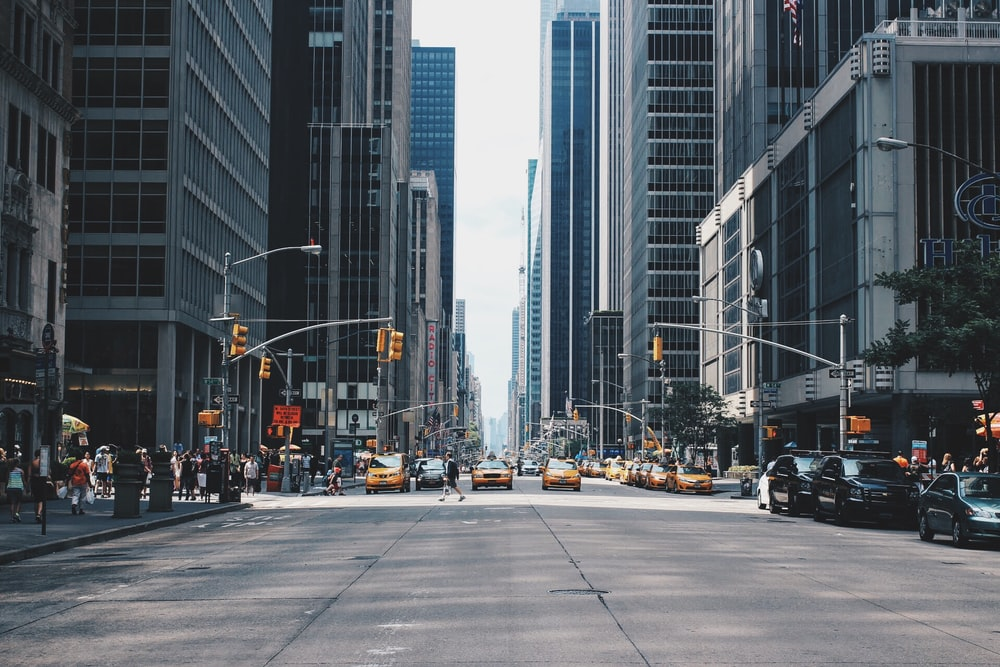
#> input picture city.jpeg, 1000 x 667 px
$ jupyter execute 'numpy note.ipynb'
#> lines starting #> are read from the running program, lines starting #| are printed output that depends on the picture
[cell 1]
import numpy as np

[cell 2]
arr = np.random.random((2, 3))

[cell 3]
arr.ravel()

[cell 4]
arr.reshape(-1)

[cell 5]
# arr.ravel() is equivalent to arr.reshape(-1)

[cell 6]
arr_reshape = arr.reshape(-1)

[cell 7]
# reshape is just a new view of the data, NOT A COPY

[cell 8]
arr, arr_reshape

[cell 9]
arr[0] = 100

[cell 10]
arr, arr_reshape

[cell 11]
arr_slice = arr[0, 0:2]

[cell 12]
arr_slice

[cell 13]
arr_slice[0] = 300

[cell 14]
arr, arr_reshape, arr_slice

[cell 15]
import matplotlib.pyplot as plt

[cell 16]
x = np.arange(0, 3 * np.pi, 0.1)
y = np.sin(x)

[cell 17]
plt.plot(x, y)
plt.show()
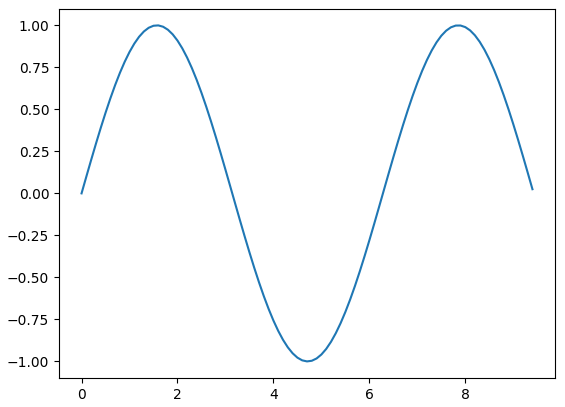
#> figure drawn by matplotlib, 1 panel; curve peaks at x = 1.6, y = 1

[cell 18]
plt.figure()
plt.plot(x, np.sin(x))
plt.plot(x, np.cos(x))
plt.xlabel("x axis label")
plt.ylabel("y axis label")
plt.legend(["Sin", "Cos"])
plt.show()
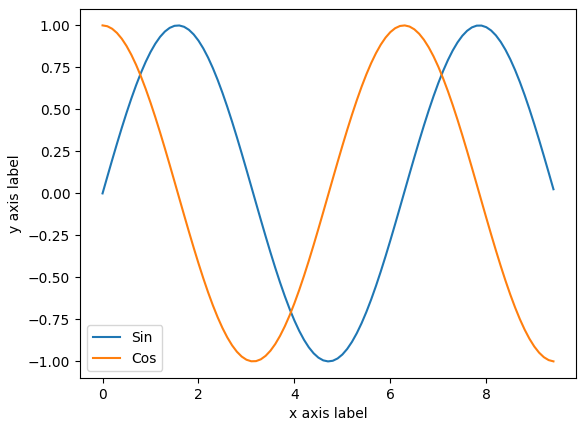
#> figure drawn by matplotlib, 1 panel; curve peaks at x = 1.6, y = 1; curve peaks at x = 0, y = 1

[cell 19]
plt.subplot(2, 1, 1)
plt.plot(x, np.sin(x))
plt.title("SIN")
plt.subplot(2, 1, 2)
plt.plot(x, np.cos(x))
plt.title("COS")
plt.show()
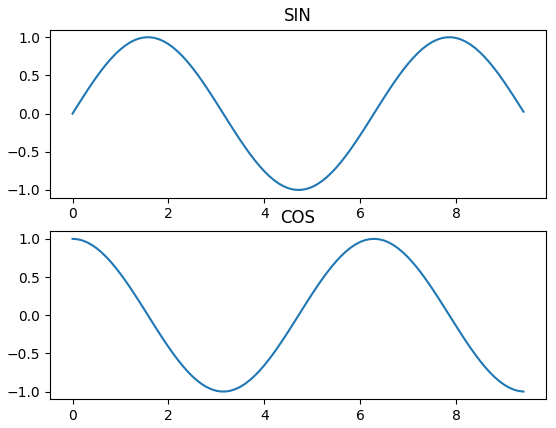
#> figure drawn by matplotlib, 2 panels; panel 1: curve peaks at x = 1.6, y = 1; panel 2: curve peaks at x = 0, y = 1

[cell 20]
from scipy.signal import convolve2d as conv2d
import cv2

[cell 21]
image = cv2.imread("city.jpeg")
#> image is the input picture: shape (667, 1000, 3); mean B, G, R 103.3, 97.5, 91.7

[cell 22]
v_edge = np.array([-1, 0, 1]).reshape(1, 3)
h_edge = v_edge.reshape(3, 1)
k_size = 15
blur = np.ones((k_size, k_size)) / (k_size ** 2)

sharpen = np.array([
    [0, -1, 0],
    [-1, 5, -1],
    [0, -1, 0]
])

edge = np.array([
    [0, -1, 0],
    [-1, 4, -1],
    [0, -1, 0]
])

[cell 23]
gray_image = cv2.cvtColor(image, cv2.COLOR_BGR2GRAY).astype(np.float32) / 255.0
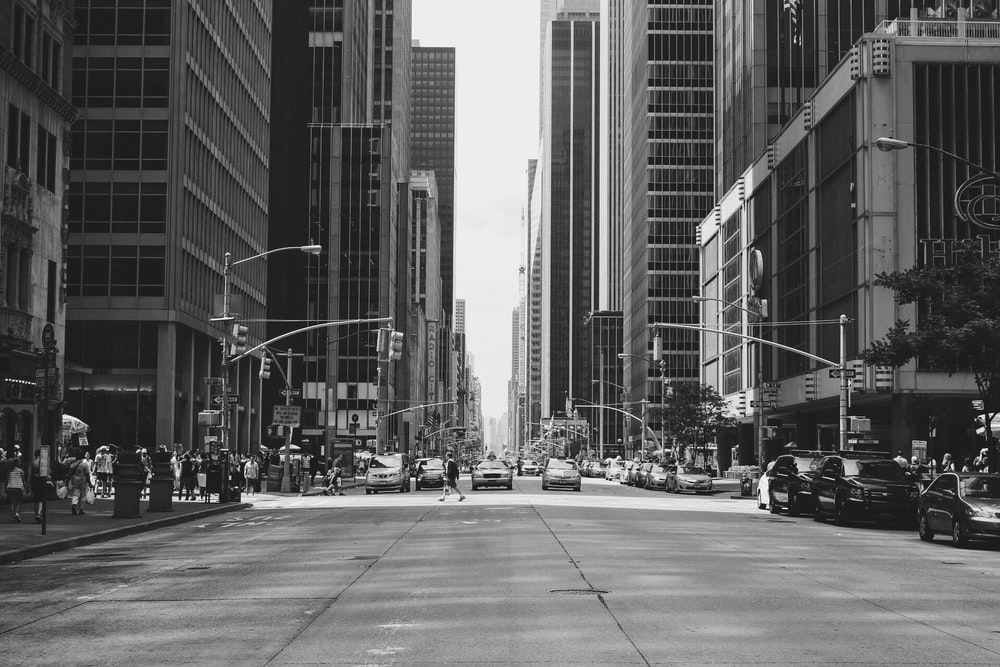
#> gray_image: shape (667, 1000) float32; min 0.00392, max 1, mean 0.378

def conver_imagge(image):
    return (np.clip(image, 0, 1.0) * 255.0).astype(np.uint8)

v_edge_image = conver_imagge(conv2d(gray_image, v_edge))
h_edge_image = conver_imagge(conv2d(gray_image, h_edge))
#> in conver_imagge (call 2), `return (np.clip(image, 0, 1.0) * 255.0).astype(np.uint8)`:
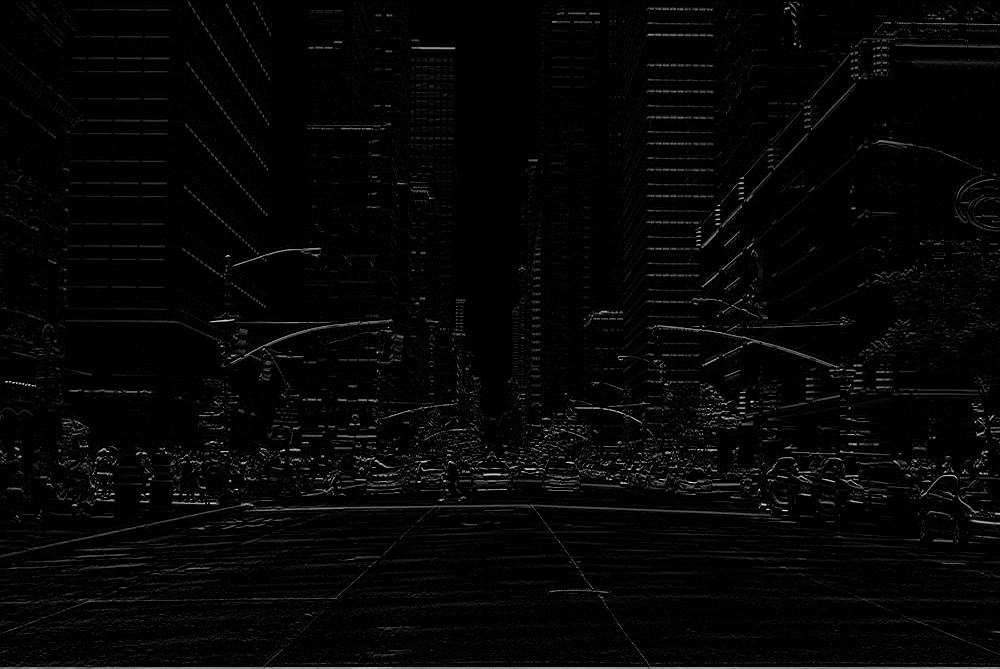
#> returned value: shape (669, 1000); min 0, max 243, mean 5.8
blur_image = conver_imagge(conv2d(gray_image, blur))
#> in conver_imagge (call 3), `return (np.clip(image, 0, 1.0) * 255.0).astype(np.uint8)`:
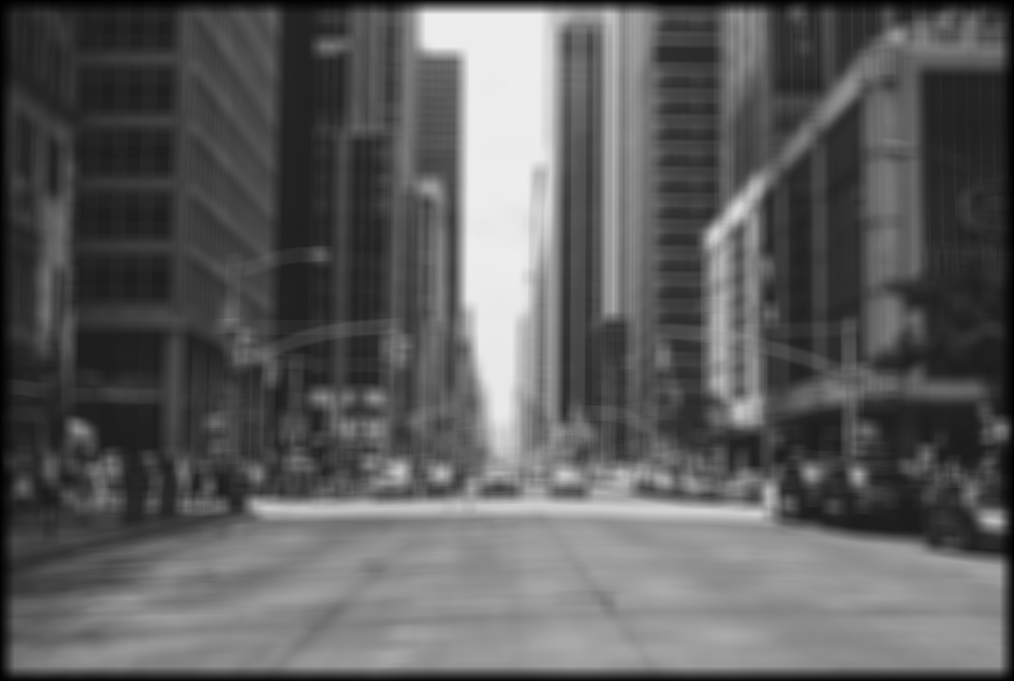
#> returned value: shape (681, 1014); min 0, max 237, mean 92.7
sharp_image = conver_imagge(conv2d(gray_image, sharpen))
#> in conver_imagge (call 4), `return (np.clip(image, 0, 1.0) * 255.0).astype(np.uint8)`:
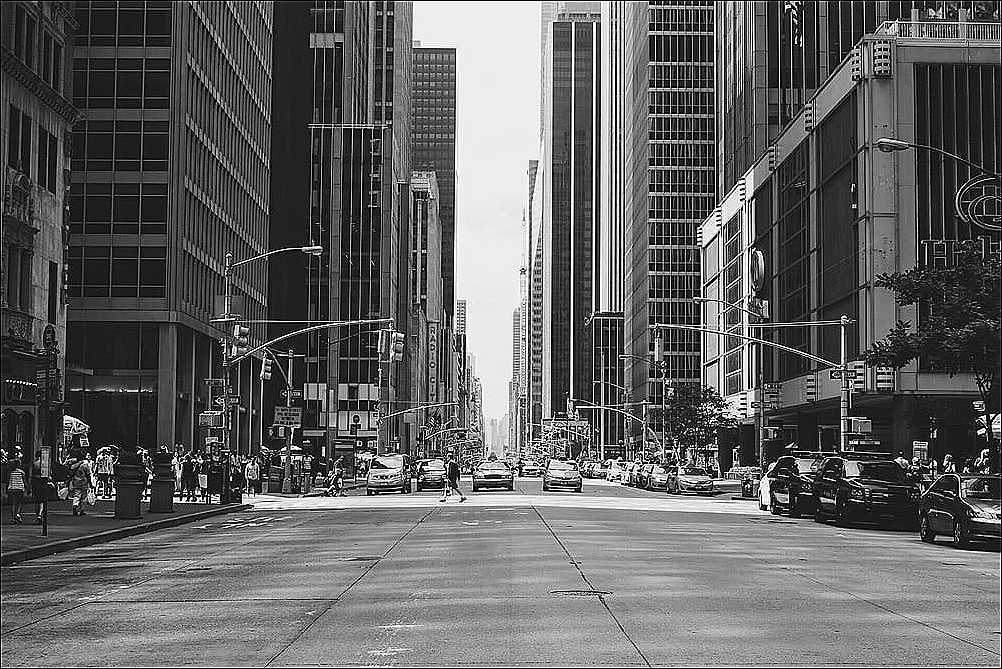
#> returned value: shape (669, 1002); min 0, max 255, mean 97.3
edgeimage = conver_imagge(conv2d(gray_image, edge))
#> in conver_imagge (call 5), `return (np.clip(image, 0, 1.0) * 255.0).astype(np.uint8)`:
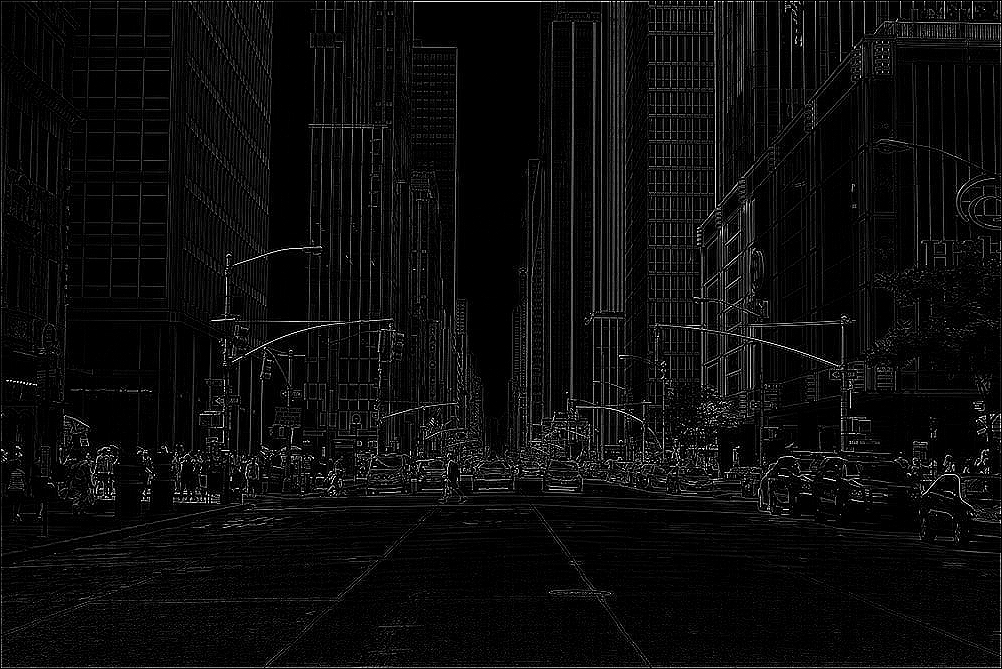
#> returned value: shape (669, 1002); min 0, max 255, mean 12.3

[cell 24]
plt.imshow(conver_imagge(gray_image))

$ run again, with left01.jpg copied over city.jpeg
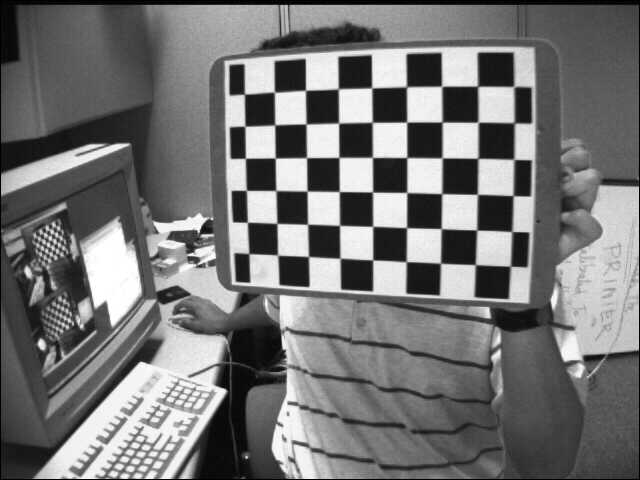
#> input picture left01.jpg, 640 x 480 px
#> image is the input picture: shape (480, 640, 3); min 0, max 255, mean 116.6
#> in conver_imagge (call 3), `return (np.clip(image, 0, 1.0) * 255.0).astype(np.uint8)`:
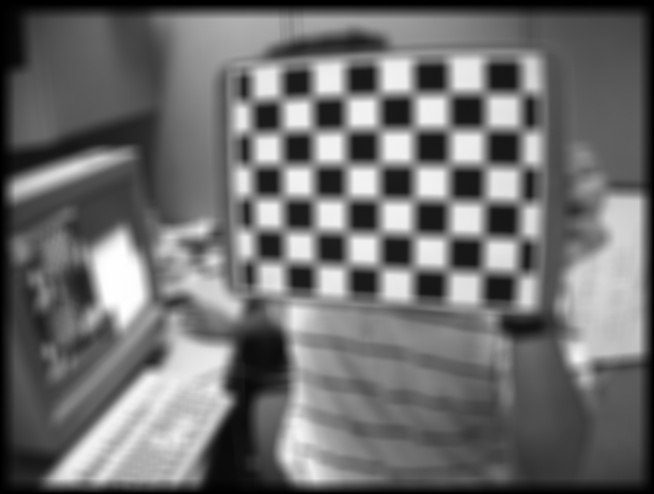
#> returned value: shape (494, 654); min 0, max 255, mean 110.3
#> in conver_imagge (call 5), `return (np.clip(image, 0, 1.0) * 255.0).astype(np.uint8)`:
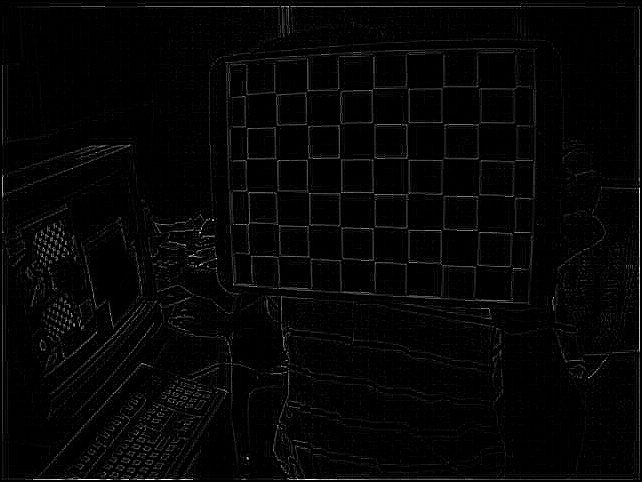
#> returned value: shape (482, 642); min 0, max 255, mean 5.5
